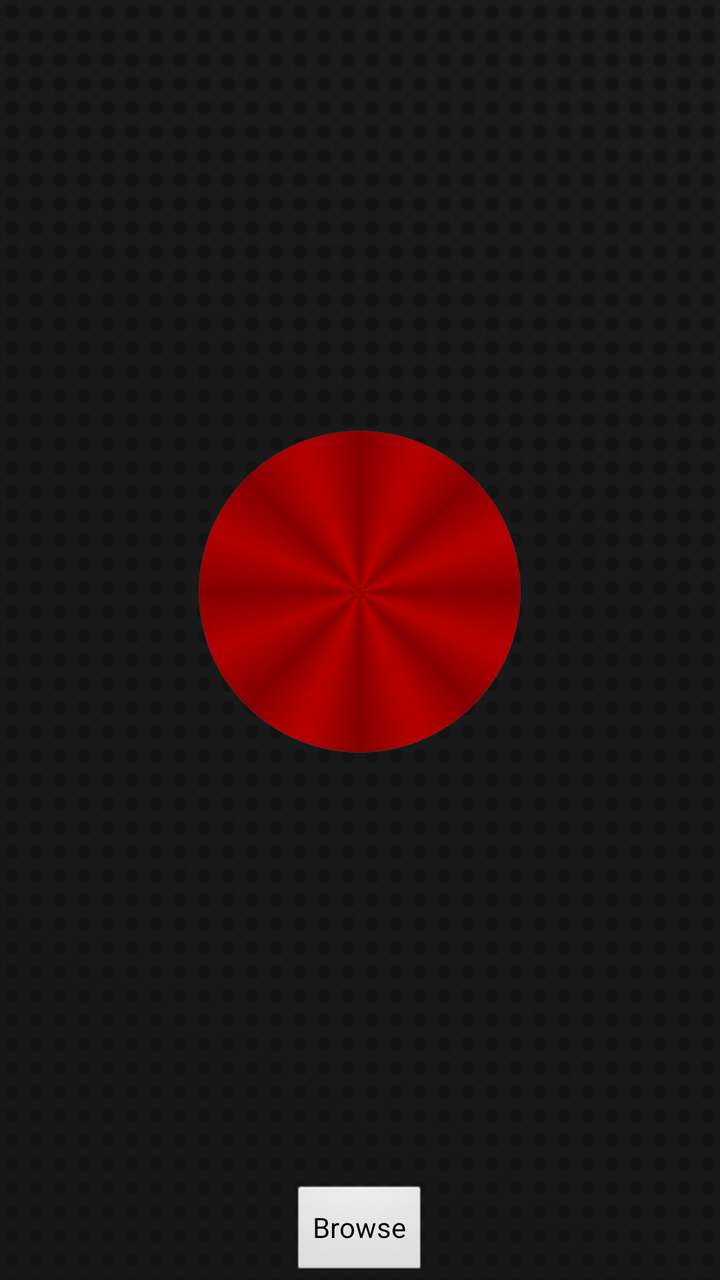
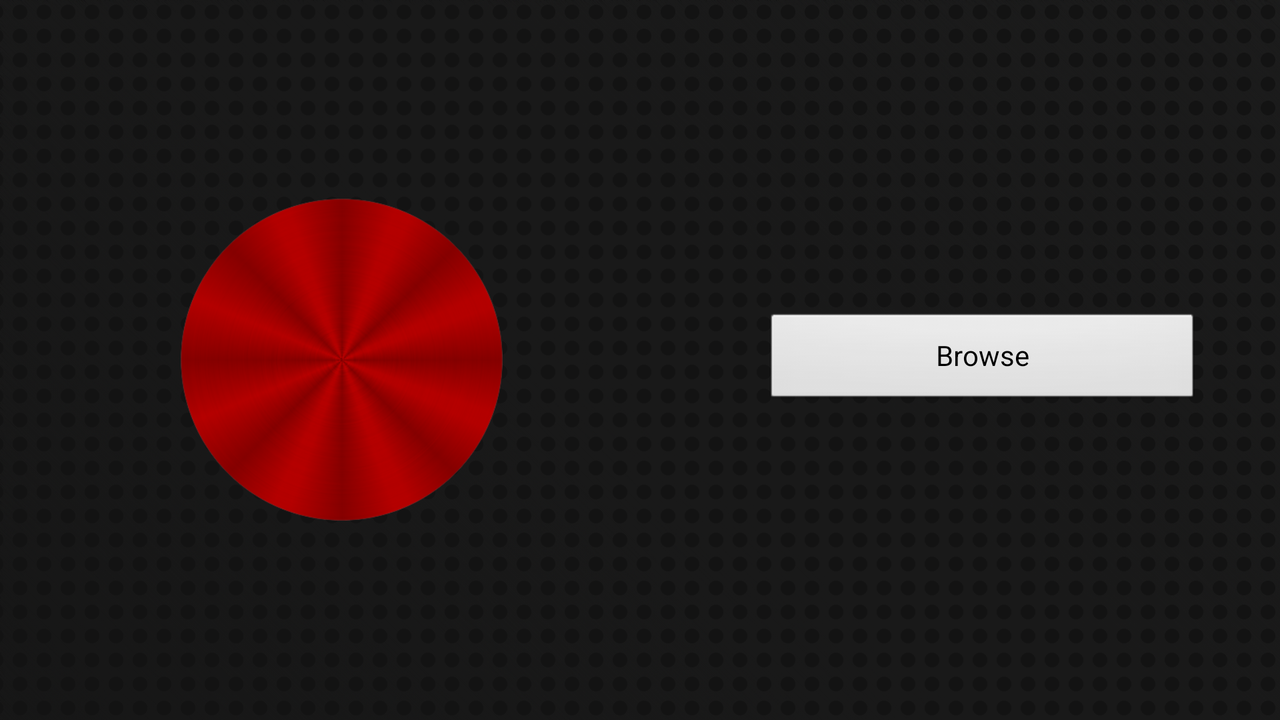

First picture: res/layout/ on a phone held upright. Second picture: the repository's own variant of that layout, on a device whose configuration matches the variant's folder. Source for both follows.
<!-- AndroidManifest.xml: application theme AppTheme -->
<!-- res/layout/activity_main.xml -->
<LinearLayout xmlns:android="http://schemas.android.com/apk/res/android"
    xmlns:tools="http://schemas.android.com/tools"
    android:id="@+id/LinearLayout1"
    android:layout_width="match_parent"
    android:layout_height="match_parent"
    android:background="@drawable/back"
    android:gravity="center_horizontal"
    android:orientation="vertical"
    android:paddingBottom="@dimen/activity_vertical_margin"
    android:paddingLeft="@dimen/activity_horizontal_margin"
    android:paddingRight="@dimen/activity_horizontal_margin"
    android:paddingTop="@dimen/activity_vertical_margin"
    tools:context=".MainActivity" >

    <LinearLayout
        android:layout_width="match_parent"
        android:layout_height="wrap_content"
        android:layout_weight="20"
        android:gravity="center_horizontal|center_vertical"
        android:orientation="vertical" >

        <ImageButton
            android:id="@+id/recorderButton"
            android:layout_width="171dp"
            android:layout_height="161dp"
            android:background="@android:color/transparent"
            android:fitsSystemWindows="true"
            android:onClick="toRecorder"
            android:scaleType="fitCenter"
            android:src="@drawable/big_red"
            android:visibility="visible" />

    </LinearLayout>

    <LinearLayout
        android:layout_width="match_parent"
        android:layout_height="wrap_content"
        android:gravity="center_horizontal"
        android:orientation="vertical" >

        <Button
            android:id="@+id/browserButton"
            android:layout_width="wrap_content"
            android:layout_height="wrap_content"
            android:onClick="toBrowser"
            android:text="Browse" />

    </LinearLayout>

</LinearLayout>
<!-- resources referenced by this layout -->
<resources>
  <!-- drawable back: png bitmap (drawable-hdpi, 183340 bytes) -->
  <!-- drawable big_red: png bitmap (drawable-xxhdpi, 74734 bytes) -->
  <style name="AppTheme" parent="AppBaseTheme">
          
          <item name="android:textColor">@android:color/primary_text_dark</item>
          <item name="android:button">@android:color/primary_text_dark</item>
      </style>
  <style name="AppBaseTheme" parent="android:Theme.Light">
          
      </style>
</resources>
<!-- res/layout-land/activity_main.xml (the author's variant of the layout above) -->
<!-- drawn on the phone turned sideways -->
<LinearLayout xmlns:android="http://schemas.android.com/apk/res/android"
    xmlns:tools="http://schemas.android.com/tools"
    android:id="@+id/LinearLayout1"
    android:layout_width="match_parent"
    android:layout_height="match_parent"
    android:background="@drawable/back_l"
    android:gravity="center_horizontal"
    android:orientation="horizontal"
    android:paddingBottom="@dimen/activity_vertical_margin"
    android:paddingLeft="@dimen/activity_horizontal_margin"
    android:paddingRight="@dimen/activity_horizontal_margin"
    android:paddingTop="@dimen/activity_vertical_margin"
    tools:context=".MainActivity" >

    <LinearLayout
        android:layout_width="wrap_content"
        android:layout_height="match_parent"
        android:layout_weight="20"
        android:gravity="center_vertical|center_horizontal" >

        <ImageButton
            android:layout_width="171dp"
            android:layout_height="161dp"
            android:layout_weight="20"
            android:background="@android:color/transparent"
            android:fitsSystemWindows="true"
            android:onClick="toRecorder"
            android:scaleType="fitCenter"
            android:src="@drawable/big_red"
            android:visibility="visible" />

    </LinearLayout>

    <LinearLayout
        android:layout_width="wrap_content"
        android:layout_height="match_parent"
        android:layout_weight="20"
        android:gravity="center_vertical|center_horizontal"
        android:padding="40dp" >

        <Button
            android:id="@+id/button1"
            android:layout_width="0dp"
            android:layout_height="wrap_content"
            android:layout_weight="1"
            android:onClick="toBrowser"
            android:paddingLeft="0dp"
            android:paddingRight="0dp"
            android:text="Browse" />

    </LinearLayout>

</LinearLayout>
<!-- resources referenced by the variant -->
<!-- as the phone turned sideways resolves them -->
<resources>
  <!-- drawable back_l: png bitmap (drawable-hdpi, 187137 bytes) -->
  <!-- drawable big_red: png bitmap (drawable-xxhdpi, 74734 bytes) -->
  <style name="AppTheme" parent="AppBaseTheme">
          
          <item name="android:textColor">@android:color/primary_text_dark</item>
          <item name="android:button">@android:color/primary_text_dark</item>
      </style>
  <style name="AppBaseTheme" parent="android:Theme.Light">
          
      </style>
</resources>
